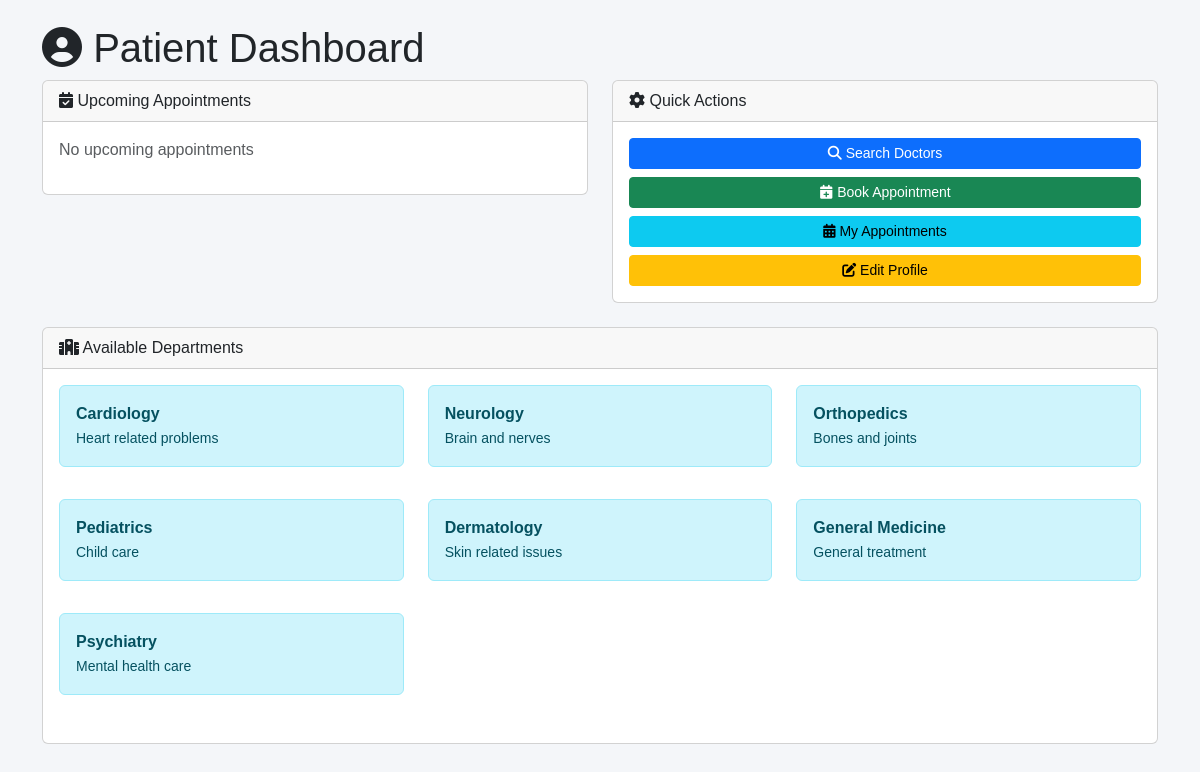
Screenshot of /patient (signed in) with the database file from the repository.
### app/app_models.py (models this page shows, shortened)
class Department(db.Model):
    id = db.Column(db.Integer, primary_key=True)
    name = db.Column(db.String(50), unique=True, nullable=False)
    description = db.Column(db.Text)
    doctors = db.relationship('Doctor', backref='department', lazy=True)

### app/app_routes.py (the view)
@main.route('/patient')
@login_required
def patient_dashboard():
    from app.app_models import Appointment, Department
    patient = current_user.patient
    appointments = []
    if patient:
        appointments = Appointment.query.filter_by(
            patient_id=patient.id
        ).all()
    departments = Department.query.all()
    return render_template(
        "patient_dashboard.html",
        appointments=appointments,
        departments=departments
    )

### app/templates/patient_dashboard.html (shortened to what this page needs)
{% extends "base.html" %}
{% block content %}
<h1 class="page-title"><i class="fas fa-user-circle"></i> Patient Dashboard</h1>
<div class="row">
    <div class="col-md-6">
        <div class="card">
            <div class="card-header">
                <i class="fas fa-calendar-check"></i> Upcoming Appointments
            </div>
            <div class="card-body">
                {% if appointments %}
                <ul class="list-group">
                    {% for appt in appointments %}
                    <li class="list-group-item">
                        <strong>
                            Dr. {{ appt.doctor.user.name if appt.doctor and appt.doctor.user else "Doctor Not Available"
                            }}
                        </strong>
                        <br>
                        <small>{{ appt.date }} at {{ appt.time }}</small>
                        <br>
                        <span class="badge bg-info">{{ appt.status }}</span>
                        {% if appt.status == 'Booked' %}
                        <a href="{{ url_for('main.cancel_appointment', appointment_id=appt.id) }}"
                            class="btn btn-sm btn-danger float-end"
                            onclick="return confirm('Cancel this appointment?')">
                            Cancel
                        </a>
                        {% endif %}
                    </li>
                    {% endfor %}
                </ul>
                {% else %}
                <p class="text-muted">No upcoming appointments</p>
                {% endif %}
            </div>
        </div>
    </div>
    <div class="col-md-6">
        <div class="card">
            <div class="card-header">
                <i class="fas fa-cog"></i> Quick Actions
            </div>
            <div class="card-body">
                <a href="{{ url_for('main.search_doctors') }}" class="btn btn-primary btn-sm d-block mb-2 w-100">
                    <i class="fas fa-search"></i> Search Doctors
                </a>
                <a href="{{ url_for('main.book_appointment') }}" class="btn btn-success btn-sm d-block mb-2 w-100">
                    <i class="fas fa-calendar-plus"></i> Book Appointment
                </a>
                <a href="{{ url_for('main.patient_appointments') }}" class="btn btn-info btn-sm d-block mb-2 w-100">
                    <i class="fas fa-calendar-alt"></i> My Appointments
                </a>
                <a href="{{ url_for('main.edit_patient_profile') }}" class="btn btn-warning btn-sm d-block w-100">
                    <i class="fas fa-edit"></i> Edit Profile
                </a>
            </div>
        </div>
    </div>
</div>
<div class="row mt-4">
    <div class="col-md-12">
        <div class="card">
            <div class="card-header">
                <i class="fas fa-hospital"></i> Available Departments
            </div>
            <div class="card-body">
                <div class="row">
                    {% if departments %}
                    {% for dept in departments %}
                    <div class="col-md-4 mb-3">
                        <div class="alert alert-info">
                            <strong>{{ dept.name }}</strong>
                            <br>
                            <small>{{ dept.description }}</small>
                        </div>
                    </div>
                    {% endfor %}
                    {% else %}
                    <p class="text-muted">No departments available</p>
                    {% endif %}
                </div>
            </div>
        </div>
    </div>
</div>
{% endblock %}

### app/templates/base.html (style rules this page uses)
:root { --primary-light: #3b82f6; --text-dark: #1f2937; --text-light: #6b7280; --light-border: #e5e7eb; --light-bg: #f9fafb; }
body { background-color: #f4f6f9; font-family: Arial, sans-serif; }

### rows the page displays
Department: name "Cardiology", description "Heart related problems"
Department: name "Neurology", description "Brain and nerves"
Department: name "Orthopedics", description "Bones and joints"
Department: name "Pediatrics", description "Child care"
Department: name "Dermatology", description "Skin related issues"
Department: name "General Medicine", description "General treatment"
Department: name "Psychiatry", description "Mental health care"
